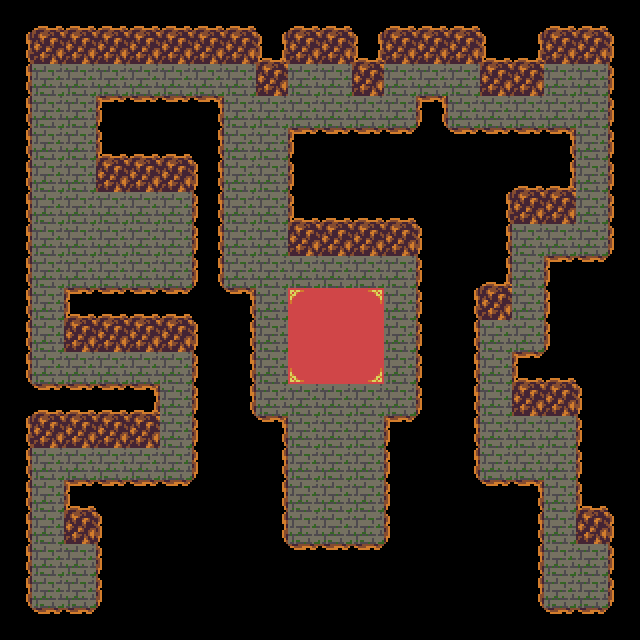

A 2D game scene composited from a Tiled map and its tileset images. What follows is a short description and the map's XML, with each tile layer's data collapsed to a summary:
An orthogonal 20x20 tile map with 32x32 px tiles, 5 tile layers (baseLayer, subGroundLayer, superGroundLayer, subCollisionLayer, ...), 2 tilesets and 14 objects (4x Spikes, 3x Chest, 3x Torch, 2x Stairs, Switch, ...).

<map version="1.0" orientation="orthogonal" renderorder="right-down" width="20" height="20" tilewidth="32" tileheight="32" nextobjectid="19">
 <tileset firstgid="1" name="tiny32" tilewidth="32" tileheight="32" tilecount="256" columns="16">
  <image source="../images/tiny32.png" width="512" height="512" />
 </tileset>
 <tileset firstgid="257" name="tiny32" tilewidth="32" tileheight="32" tilecount="256" columns="16">
  <image source="../images/tiny32.png" width="512" height="512" />
 </tileset>
 <layer name="baseLayer" width="20" height="20">
  <data>[400 cells, 140 non-empty, 6 distinct tile ids]</data>
 </layer>
 <layer name="subGroundLayer" width="20" height="20">
  <data>[400 cells, 0 non-empty, 0 distinct tile ids]</data>
 </layer>
 <layer name="superGroundLayer" width="20" height="20">
  <data>[400 cells, 0 non-empty, 0 distinct tile ids]</data>
 </layer>
 <layer name="subCollisionLayer" width="20" height="20">
  <data>[400 cells, 183 non-empty, 10 distinct tile ids]</data>
 </layer>
 <layer name="superCollisionLayer" width="20" height="20">
  <data>[400 cells, 17 non-empty, 3 distinct tile ids]</data>
 </layer>
 <objectgroup name="objectLayer">
  <object id="1" name="goldChest" type="Chest" gid="37" x="576" y="608" width="32" height="32">
   <properties>
    <property name="contents" value="Gold" />
    <property name="frame" type="int" value="36" />
    <property name="quantity" type="int" value="5" />
   </properties>
  </object>
  <object id="2" name="torch1" type="Torch" gid="207" x="160" y="224" width="32" height="32">
   <properties>
    <property name="colour" value="yellow" />
    <property name="frame" type="int" value="206" />
   </properties>
  </object>
  <object id="3" name="menu" type="Stairs" gid="2147483770" x="32" y="608" width="32" height="32">
   <properties>
    <property name="flipX" type="bool" value="true" />
    <property name="frame" type="int" value="121" />
    <property name="targetState" value="MainMenu" />
   </properties>
  </object>
  <object id="7" name="exit" type="Stairs" gid="123" x="320" y="96" width="32" height="32">
   <properties>
    <property name="frame" type="int" value="122" />
    <property name="targetState" value="LevelExit" />
   </properties>
  </object>
  <object id="8" name="spikes2" type="Spikes" gid="158" x="512" y="352" width="32" height="32">
   <properties>
    <property name="disabled" type="bool" value="false" />
    <property name="frame" type="int" value="157" />
    <property name="group" value="spikes" />
   </properties>
  </object>
  <object id="9" name="spikes1" type="Spikes" gid="158" x="480" y="352" width="32" height="32">
   <properties>
    <property name="disabled" type="bool" value="false" />
    <property name="frame" type="int" value="157" />
    <property name="group" value="spikes" />
   </properties>
  </object>
  <object id="10" name="spikes3" type="Spikes" gid="158" x="256" y="224" width="32" height="32">
   <properties>
    <property name="disabled" type="bool" value="false" />
    <property name="frame" type="int" value="157" />
    <property name="group" value="spikes" />
   </properties>
  </object>
  <object id="11" name="spikes4" type="Spikes" gid="158" x="224" y="224" width="32" height="32">
   <properties>
    <property name="disabled" type="bool" value="false" />
    <property name="frame" type="int" value="157" />
    <property name="group" value="spikes" />
   </properties>
  </object>
  <object id="12" name="switch" type="Switch" gid="49" x="576" y="96" width="32" height="32">
   <properties>
    <property name="action" value="disableSpikes" />
    <property name="frame" type="int" value="48" />
    <property name="thrown" type="bool" value="false" />
   </properties>
  </object>
  <object id="14" name="speedBoostChest" type="Chest" gid="37" x="320" y="544" width="32" height="32">
   <properties>
    <property name="contents" value="SpeedBoost" />
    <property name="frame" type="int" value="36" />
   </properties>
  </object>
  <object id="15" name="gemChest" type="Chest" gid="37" x="320" y="352" width="32" height="32">
   <properties>
    <property name="contents" value="Gem" />
    <property name="frame" type="int" value="36" />
   </properties>
  </object>
  <object id="16" name="player" type="Player" gid="132" x="64" y="576" width="32" height="32">
   <properties>
    <property name="direction" value="up" />
   </properties>
  </object>
  <object id="17" name="torch2" type="Torch" gid="207" x="384" y="288" width="32" height="32">
   <properties>
    <property name="colour" value="yellow" />
    <property name="frame" type="int" value="206" />
   </properties>
  </object>
  <object id="18" name="torch3" type="Torch" gid="207" x="544" y="448" width="32" height="32">
   <properties>
    <property name="colour" value="yellow" />
    <property name="frame" type="int" value="206" />
   </properties>
  </object>
 </objectgroup>
</map>
